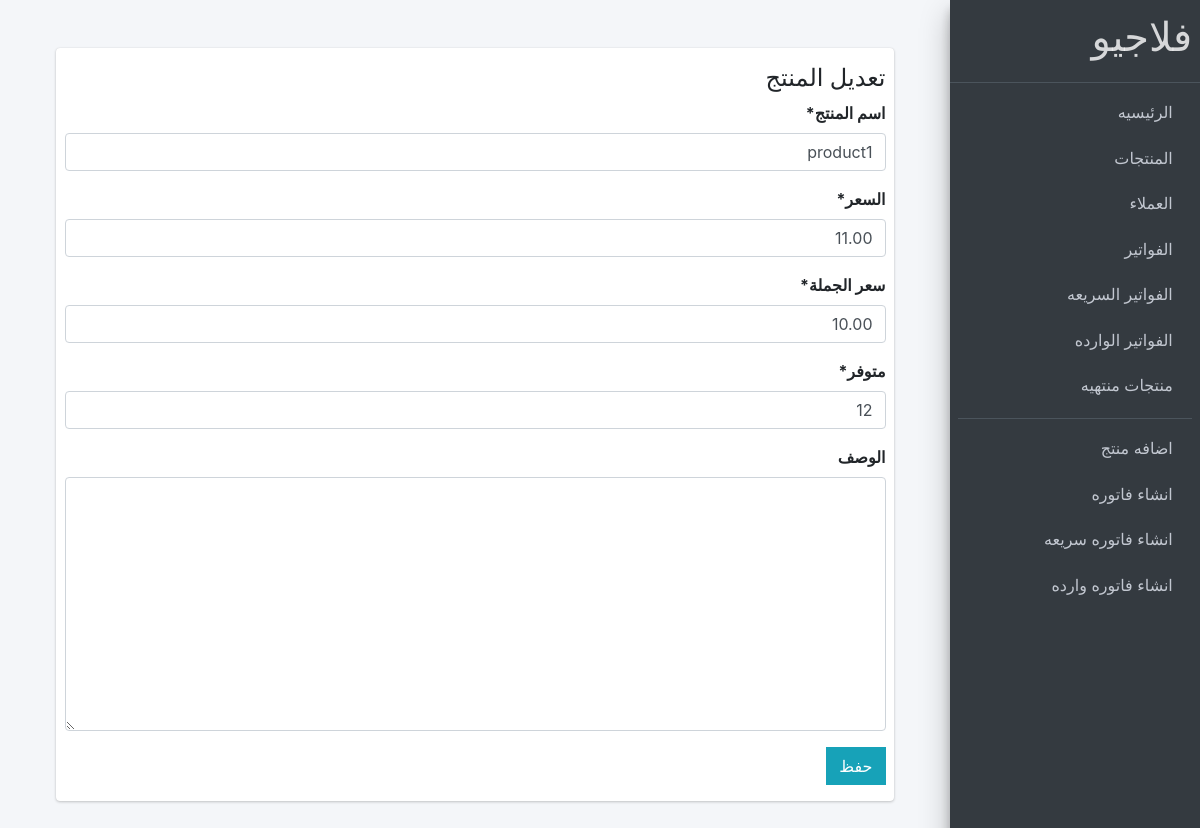
The page /home/products/product1/edit/ on the database its author committed.
### store/models.py (models this page shows, shortened)
class Product(models.Model):
    name = models.CharField(max_length=56, verbose_name="اسم المنتج",unique=True)
    price = models.DecimalField(max_digits=7  , decimal_places=2 , verbose_name="السعر")
    wholesale_price = models.DecimalField(max_digits=7  , decimal_places=2 , verbose_name="سعر الجملة")
    available_in_ventory = models.PositiveIntegerField(verbose_name='متوفر')
    discription = models.TextField(max_length=200, blank=True, null=True, verbose_name="الوصف")
    created_at = models.DateTimeField(auto_now_add=True, verbose_name="تاريخ الانشاء")
    code = models.CharField(max_length=100, null=True)
    PROslug = models.SlugField(blank=True, null=True, unique=True, allow_unicode=True, max_length=255 , verbose_name="slug")
    class Meta:
        ordering = ["name"]

### store/views.py (the view)
# urls.py: path('products/<str:slug>/edit/', views.edit_product, name="edit_product"),
def edit_product(request, slug):
    product = Product.objects.get(PROslug = slug)
    if request.method == "POST":
        form = AddProductForm(request.POST, instance=product)
        if form.is_valid():
            form.save()
            return redirect(reverse('products:product_details', kwargs={'slug':product.PROslug}))
    else:
        form = AddProductForm(instance=product)
    return render(request, 'pages/edit_product.html',{
        'form':form,
    })

### store/forms.py
class AddProductForm(forms.ModelForm):
    class Meta:
        model = Product
        fields = ('name', 'price', 'wholesale_price', 'available_in_ventory','discription')

### store/context_processor.py (called while the page is built)
def calc_empty_products(request):
    products = Product.objects.filter(available_in_ventory=0)
    emptyNum = products.count()
    return {"emptyNum":emptyNum}

### templates/pages/edit_product.html (shortened to what this page needs)
{% extends 'base.html' %}
{% load crispy_forms_tags %}
{% load static %}
{% block content %}
    <div style="direction: rtl;" class="wrapper">
      <div   class="content-wrapper p-5">
            <section class="content">
              <div class="card card-solid">
                  <div class="row d-flex align-items-stretch">
                    <div   class="col-12 p-3">
                        <h4>تعديل المنتج</h4>
                        <form method="post">
                            {{form|crispy}}
                            <button class="btn btn-info" type="submit">حفظ</button>
                        </form>
                    </div>
                    </div>
              </div>
            </section>
          </div>
      </div>
{% endblock %}

### rows shown on the page
Product: name "product1", price "11.00", wholesale_price "10.00", available_in_ventory "12"
